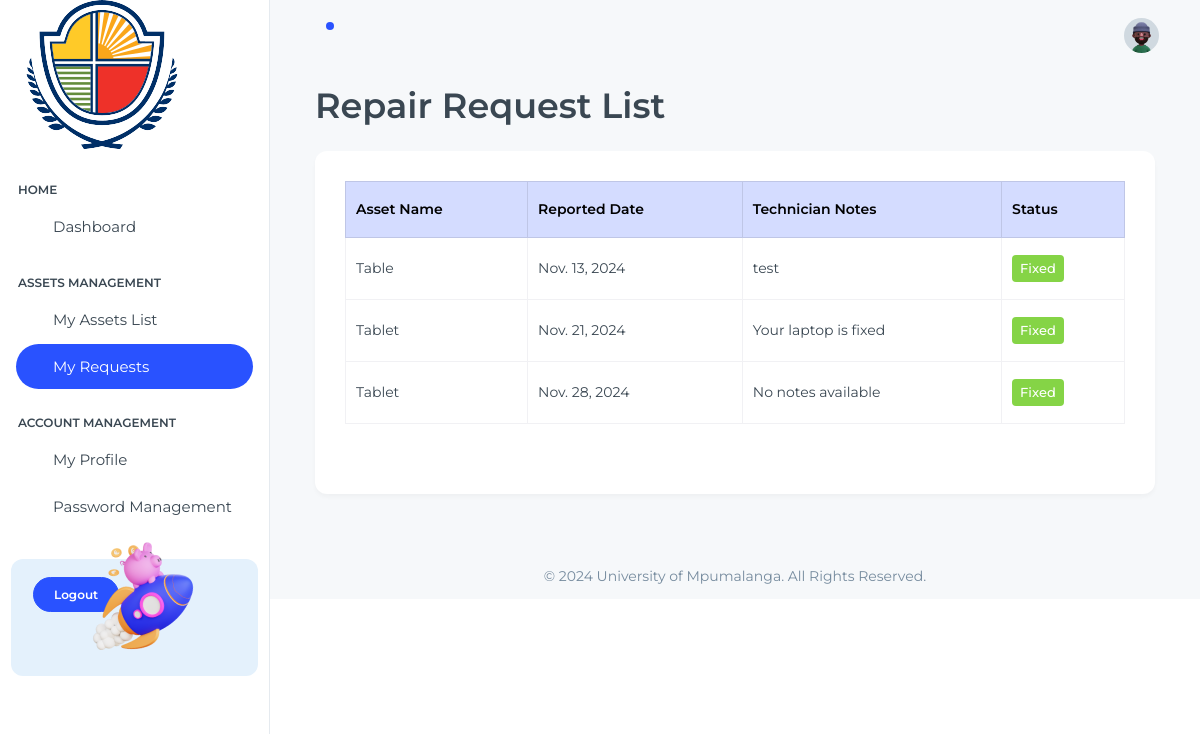
Screenshot of /staff/requets/ (signed in) with the database file from the repository.
### technician/models.py (models this page shows)
class RepairRequest(models.Model):
    asset = models.ForeignKey(Asset, on_delete=models.CASCADE)
    reported_date = models.DateField(auto_now_add=True)
    status = models.CharField(max_length=20, choices=[
        ('pending', 'Pending'),
        ('in_progress', 'In Progress'),
        ('fixed', 'Fixed')
    ])
    technician_notes = models.TextField(blank=True, null=True)
    staff_notes = models.TextField(blank=True, null=True, default="none")
    updated_at = models.DateTimeField(auto_now=True)

### administration/models.py (models this page shows, shortened)
class Asset(models.Model):
    name = models.CharField(max_length=100)
    university_barcode = models.CharField(max_length=50, unique=True)
    serial_number = models.CharField(max_length=50, unique=True)
    image = models.ImageField(upload_to='assets/images/')
    status = models.CharField(max_length=20, choices=[
        ('damaged', 'Damaged'),
        ('good condition', 'Good Condition'),
        ('fixed', 'Fixed'),
        ('missing', 'Missing')
    ])
    owner = models.ForeignKey(Staff, on_delete=models.SET_NULL, null=True, blank=True)

### staff/views.py (the view)
# urls.py: path('requets/', StaffAssetsRequestView.as_view(), name='staff-request'),
class StaffAssetsRequestView(TemplateView):
    template_name = "staff/pages/requests/request_list.html"
    def get_context_data(self, **kwargs):
        context = super().get_context_data(**kwargs)
        staff_user = self.request.user  # Get the logged-in user
        try:
            staff = staff_user.staff  # Assuming a OneToOne relationship with the Staff model
        except AttributeError:
            staff = None
        if staff:
            context['logged_in_user'] = staff_user  # Add user details
            context['assigned_assets'] = Asset.objects.filter(owner=staff)  # Assets assigned to the staff
            context['open_requests'] = RepairRequest.objects.filter(
                asset__owner=staff
            )
            context['issue_count'] = RepairRequest.objects.filter(asset__owner=staff).count()
        else:
            context['logged_in_user'] = staff_user  # Add user details (fallback)
            context['assigned_assets'] = []
            context['open_requests'] = []
            context['issue_count'] = 0
        return context

### staff/templates/staff/pages/requests/request_list.html (shortened to what this page needs)
{% extends "staff/global/base.html" %}
{% block content %}
<div class="container-fluid">
    <h1 class="mb-4">Repair Request List</h1>
    <div class="card">
        <div class="card-body">
            <div class="table-responsive">
                <table class="table table-bordered align-middle">
                    <thead>
                        <tr class="table-primary">
                            <th scope="col">Asset Name</th>
                            <th scope="col">Reported Date</th>
                            <th scope="col">Technician Notes</th>
                            <th scope="col">Status</th>
                        </tr>
                    </thead>
                    <tbody>
                        {% for request in open_requests %}
                        <tr>
                            <td>{{ request.asset.name }}</td>
                            <td>{{ request.reported_date }}</td>
                            <td>{{ request.technician_notes|default:"No notes available" }}</td>
                            <td>
                                <span class="badge {% if request.status == 'pending' %}bg-warning{% elif request.status == 'in_progress' %}bg-info{% elif request.status == 'fixed' %}bg-success{% endif %}">
                                    {{ request.status|title }}
                                </span>
                            </td>
                        </tr>
                        {% empty %}
                        <tr>
                            <td colspan="4" class="text-center">No repair requests found.</td>
                        </tr>
                        {% endfor %}
                    </tbody>
                </table>
            </div>
        </div>
    </div>
</div>
{% endblock %}

### rows the page displays
RepairRequest: asset.name "Table", reported_date "Nov. 13, 2024", technician_notes "test", status "Fixed"
RepairRequest: asset.name "Tablet", reported_date "Nov. 21, 2024", technician_notes "Your laptop is fixed", status "Fixed"
RepairRequest: asset.name "Tablet", reported_date "Nov. 28, 2024", technician_notes "No notes available", status "Fixed"
